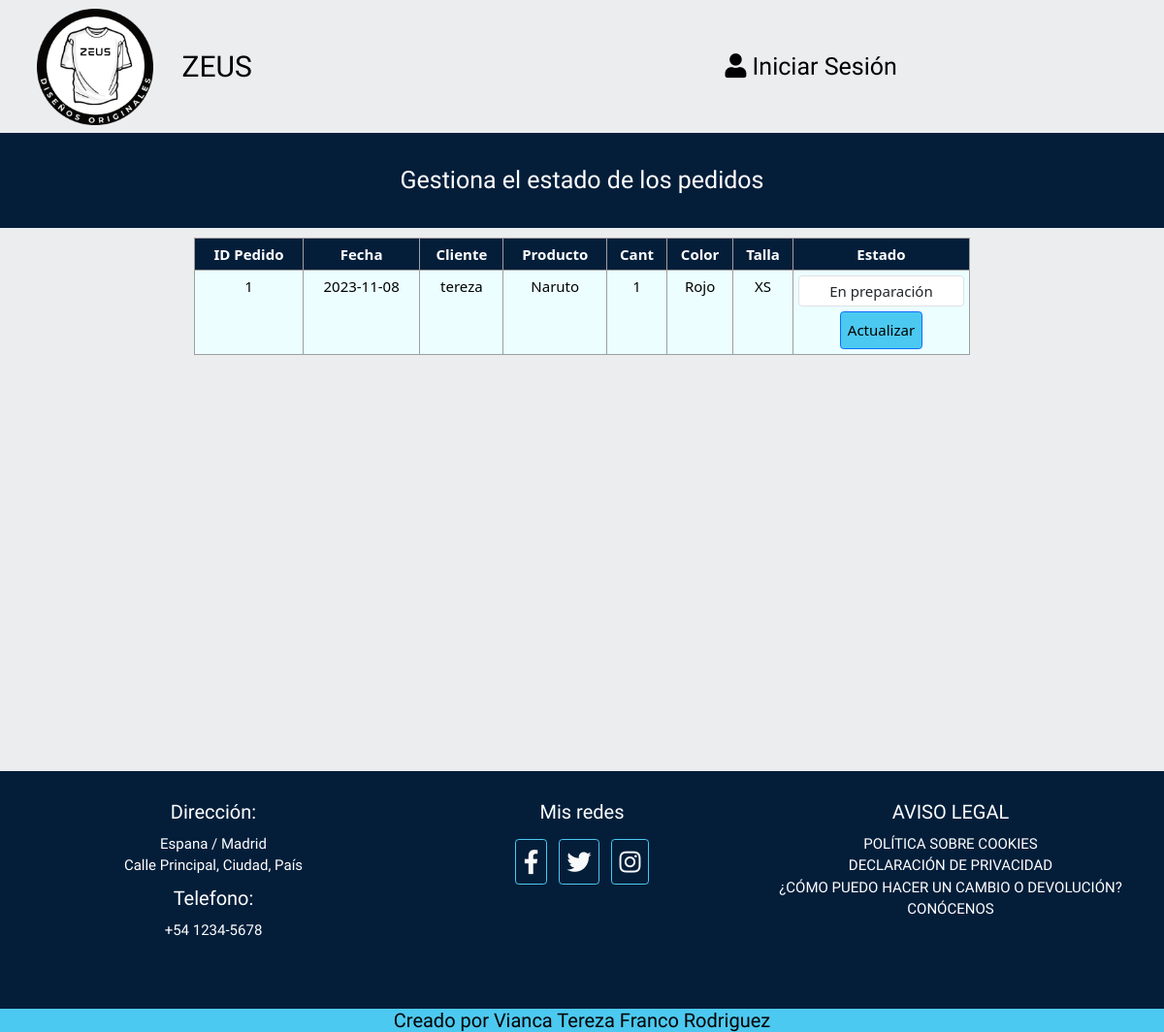
Page /admin/pedidos-tienda.php on the earlier database version.
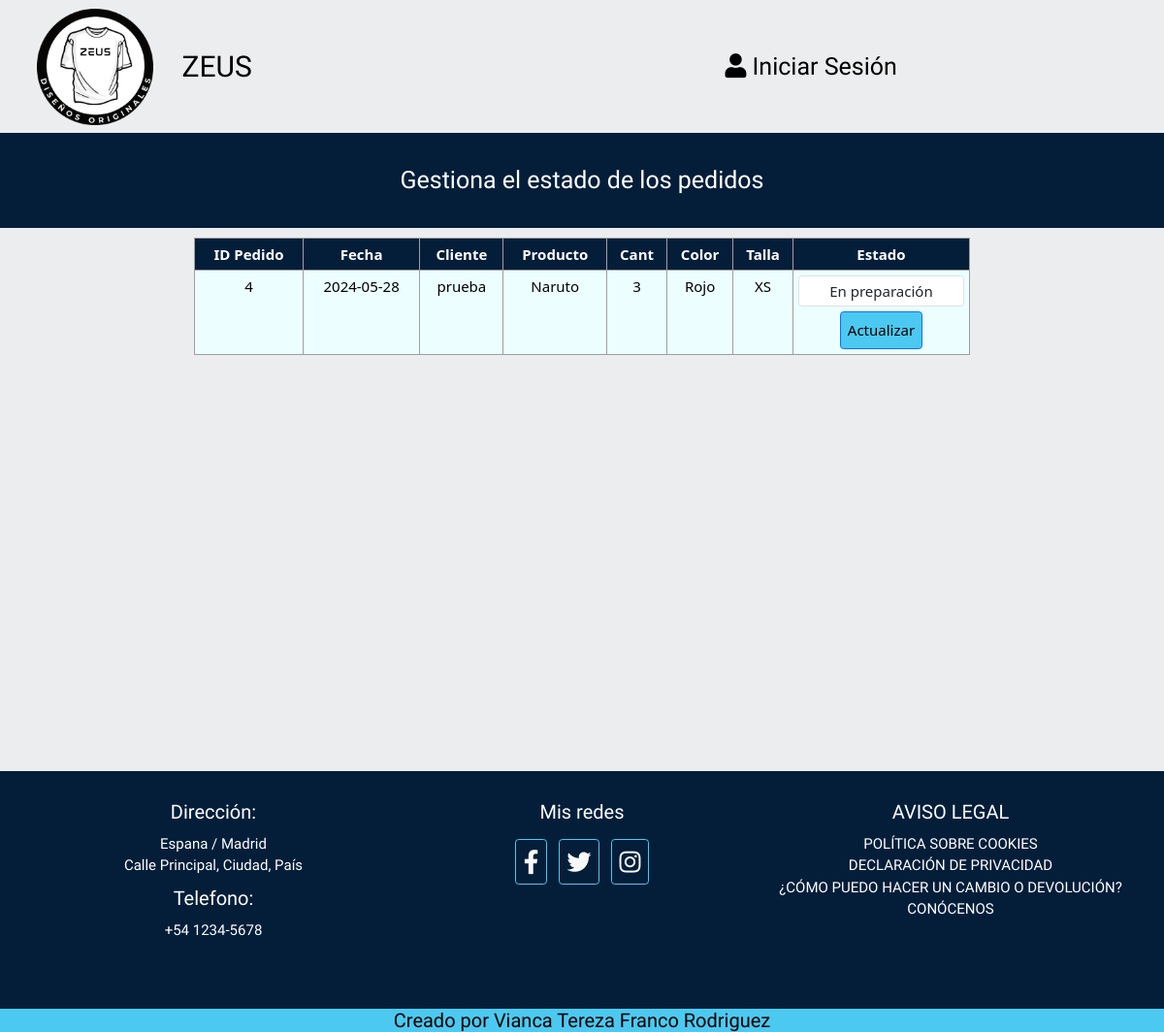
Same page on the later database version.
### tables this page shows
CREATE TABLE `pedidos` (
  `id_pedido` int NOT NULL AUTO_INCREMENT,
  `fecha` date NOT NULL COMMENT 'fecha donde se realizo el pedido, de tipo date.',
  `id_cliente` int NOT NULL COMMENT 'Fk de la tabla clientes , de tipo INT con indice Index.',
  `id_producto` int NOT NULL COMMENT 'Fk de la tabla productos, de tipo INT con indice Index.',
  `cantidad_producto` int NOT NULL,
  `estado_pedido` varchar(50) DEFAULT 'en preparación',
  `id_color` int NOT NULL,
  `id_talla` int NOT NULL,
  PRIMARY KEY (`id_pedido`),
  KEY `id_producto` (`id_producto`),
  KEY `id_pedido` (`id_cliente`,`id_producto`) USING BTREE,
  KEY `idx_pedido` (`id_pedido`),
  KEY `fk_id_color` (`id_color`),
  CONSTRAINT `pedidos_ibfk_1` FOREIGN KEY (`id_cliente`) REFERENCES `clientes` (`id_cliente`),
  CONSTRAINT `pedidos_ibfk_2` FOREIGN KEY (`id_producto`) REFERENCES `productos` (`id_producto`)
);

CREATE TABLE `clientes` (
  `id_cliente` int NOT NULL AUTO_INCREMENT COMMENT 'PK de la tabla clientes, de tipo primary autoincremental.',
  `nombre` varchar(45) NOT NULL COMMENT 'nombre del cliente. de tipo varchar.',
  `apellido` varchar(45) NOT NULL COMMENT 'apellido del cliente de tipo varchar.',
  `direccion` varchar(45) NOT NULL COMMENT 'direccion del cliente de tipo varchar.',
  `telefono` varchar(9) NOT NULL COMMENT 'telefono del cliente de tipo varchar.',
  `email` varchar(45) NOT NULL COMMENT 'email del cliente, de tipo varchar , con indice unique.',
  `contrasenia` varchar(60) NOT NULL COMMENT 'contraseña del cliente, de tipo varchar.',
  PRIMARY KEY (`id_cliente`),
  UNIQUE KEY `email` (`email`)
);

CREATE TABLE `productos` (
  `id_producto` int NOT NULL COMMENT 'PK de la tabla producto , de indice Primary',
  `nombre` varchar(45) NOT NULL COMMENT 'nombre del producto, de tipo Varchar.',
  `precio` double(10,2) NOT NULL COMMENT 'precio del producto, de tipo double para almacenar los valores reales en doble precisión.',
  `imagen` varchar(255) NOT NULL,
  PRIMARY KEY (`id_producto`),
  UNIQUE KEY `codigo_producto_UNIQUE` (`id_producto`),
  UNIQUE KEY `codigo` (`id_producto`),
  UNIQUE KEY `codigo_2` (`id_producto`),
  KEY `idx_producto` (`id_producto`)
);

CREATE TABLE `colores` (
  `id_color` int NOT NULL AUTO_INCREMENT,
  `nombre_color` varchar(50) NOT NULL,
  PRIMARY KEY (`id_color`),
  UNIQUE KEY `id_color_UNIQUE` (`id_color`)
);

CREATE TABLE `tallas` (
  `id_talla` int NOT NULL AUTO_INCREMENT,
  `numero_talla` varchar(50) NOT NULL,
  UNIQUE KEY `id_talla_UNIQUE` (`id_talla`)
);

### classes/pedido.php (called while the page is built, shortened)
<?php
class Pedido
{
    public static function selectAllPedidos()
    {
        try {
            $conexion = CamisetasDB::connectDB();
            $sql = "SELECT
            p.id_pedido AS id_pedido,
            p.fecha AS fecha,
            c.nombre as nombre_cliente,
            c.apellido as apellido_cliente,
            pr.nombre AS nombre_producto,
            co.nombre_color AS color,
            ta.numero_talla AS talla,
            p.cantidad_producto AS cantidad_producto,
            p.estado_pedido AS estado_pedido
        FROM pedidos p
        JOIN clientes c ON p.id_cliente = c.id_cliente
        JOIN producto_color_talla pct ON p.id_producto = pct.id_producto AND p.id_color = pct.id_color AND p.id_talla = pct.id_talla
        JOIN productos pr ON pct.id_producto = pr.id_producto
        JOIN colores co ON pct.id_color = co.id_color
        JOIN tallas ta ON pct.id_talla = ta.id_talla
        ORDER BY p.fecha;
    ";
            $stmt = $conexion->prepare($sql);
            $stmt->execute();
            $result = $stmt->fetchAll(PDO::FETCH_ASSOC);
            return $result;
        } catch (PDOException $e) {
            error_log("Error en la base de datos: " . $e->getMessage());
            return false;
        }
    }
}

### admin/pedidos-tienda.php (the view, shortened to what this page needs)
<?php
include_once '../classes/pedido.php';
$pedidos = Pedido::selectAllPedidos();
?>
<!DOCTYPE html>
<html lang="es">
<head>
    <?php include '../components/enlace.php'; ?>
</head>
<body>
    <?php include '../components/menu.php'; ?>
    <div class="publicidad">
        <p>Gestiona el estado de los pedidos</p>
    </div>
    <div class="contenedor-central-fondo">
        <div class="contenedor-central">
            <div class="col-12 col-md-8 mx-auto">
                <div class="pedidos">
                    <div class="table-responsive">
                        <table class="table">
                            <thead>
                                <tr>
                                    <th class="table-th">ID Pedido</th>
                                    <th class="table-th">Fecha</th>
                                    <th class="table-th">Cliente</th>
                                    <th class="table-th">Producto</th>
                                    <th class="table-th">Cant</th>
                                    <th class="table-th">Color</th>
                                    <th class="table-th">Talla</th>
                                    <th class="table-th">Estado</th>
                                </tr>
                            </thead>
                            <tbody>
                                <?php foreach ($pedidos as $pedido) : ?>
                                    <tr>
                                        <td class="table-td"><?php echo $pedido['id_pedido']; ?></td>
                                        <td class="table-td"><?php echo $pedido['fecha']; ?></td>
                                        <td class="table-td"><?php echo $pedido['nombre_cliente']; ?></td>
                                        <td class="table-td"><?php echo $pedido['nombre_producto']; ?></td>
                                        <td class="table-td"><?php echo $pedido['cantidad_producto']; ?></td>
                                        <td class="table-td"><?php echo $pedido['color']; ?></td>
                                        <td class="table-td"><?php echo $pedido['talla']; ?></td>
                                        <td class="table-td">
                                            <form action="<?php echo htmlspecialchars($_SERVER["PHP_SELF"]); ?>" method="post">
                                                <select name="estado_pedido" class="form-control estado-pedido">
                                                    <option value="En preparación" <?php if ($pedido['estado_pedido'] == "En preparación") echo 'selected'; ?>>En preparación</option>
                                                </select>
                                                <button type="submit" name="actualizar_estado_pedido" class="btn btn-primary actualizar">Actualizar</button>
                                            </form>
                                        </td>
                                    </tr>
                                <?php endforeach; ?>
                            </tbody>
                        </table>
                    </div>
                </div>
            </div>
        </div>
    </div>
    <?php include '../components/footer.php'; ?>
</body>
</html>

### components/enlace.php (shortened to what this page needs)
<link rel="stylesheet" type="text/css" href="/css/estilos.css">
<link rel="stylesheet" href="/css/normalize.css">
<link href="https://cdn.jsdelivr.net/npm/bootstrap@5.3.3/dist/css/bootstrap.min.css" rel="stylesheet">
<link rel="stylesheet" href="https://cdnjs.cloudflare.com/ajax/libs/font-awesome/5.15.4/css/all.min.css">

### components/menu.php (shortened to what this page needs)
<?php
$usuario_iniciado = isset($_SESSION['email']);
$admin_iniciado = isset($_SESSION['id_administrador']);
?>
<nav class="navbar navbar-expand-lg navbar-light" style="background-color: #EBEDEF;">
    <div class="container-fluid">
        <a class="navbar-brand" href="#">
            <img id="logo-img" src="/img/logo-oficial.png" alt="Logo" width="70" height="70" class="d-inline-block align-text-top">
        </a>
        <span class="navbar-brand" style="font-size: 3rem; ">ZEUS</span>
        <div id="navbarNav" class="collapse navbar-collapse justify-content-center" style="font-size: 2.5rem;">
            <ul class="navbar-nav mr-auto">
                <?php if ($usuario_iniciado || $admin_iniciado) : ?>
                    <li class="nav-item">
                        <a class="nav-link" href="/logout.php"><i class="fas fa-sign-out-alt"></i> Cerrar Sesión</a>
                    </li>
                <?php else : ?>
                    <li class="nav-item">
                        <a class="nav-link" href="/login.php"><i class="fas fa-user"></i> Iniciar Sesión</a>
                    </li>
                <?php endif; ?>
            </ul>
        </div>
    </div>
</nav>

### components/footer.php
<footer class="footer-style">
    <div class="container">
        <div class="row">
            <div class="col-md-4 footer-col">
                <h2>Dirección:</h2>
                <p>
                    Espana / Madrid <br />
                    Calle Principal, Ciudad, País
                </p>
                <h2>Telefono:</h2>
                <p>
                +54 1234-5678 </p>
            </div>
            <div class="col-md-4 footer-col">
                <h2>Mis redes</h2>
                <ul class="list-inline">
                    <li>
                        <a target="_blank" href="https://www.facebook.com/" class="btn btn-outline-light btn-social"><i class="fab fa-facebook-f"></i></a>
                    </li>
                    <li>
                        <a target="_blank" href="https://x.com/" class="btn btn-outline-light btn-social"><i class="fab fa-twitter"></i></a>
                    </li>
                    <li>
                        <a target="_blank" href="https://www.instagram.com/" class="btn btn-outline-light btn-social"><i class="fab fa-instagram"></i></a>
                    </li>
                </ul>
            </div>
            <div class="col-md-4 footer-col">
                <h2>AVISO LEGAL</h2>
                <ul class="list-unstyled">
                    <li><a href="#">POLÍTICA SOBRE COOKIES</a></li>
                    <li><a href="#">DECLARACIÓN DE PRIVACIDAD</a></li>
                    <li><a href="#">¿CÓMO PUEDO HACER UN CAMBIO O DEVOLUCIÓN?</a></li>
                    <li><a href="/contacto.php">CONÓCENOS</a></li>
                </ul>
            </div>
        </div>
    </div>
</footer>
<div class="creador">
      <h2>Creado por Vianca Tereza Franco Rodriguez</h2>
</div>

### css/estilos.css (style rules this page uses)
:root { --primario: #041e3a; --secundario: #4cc9f0; --terciario: #EBEDEF; --blanco: #FFF; --negro: #000; --fuentePrincipal: 'Staatliches'; }
html { box-sizing: border-box; font-size: 62.5%; }
html, body { height: 100%; margin: 0; padding: 0; }
*, *:before, *:after { box-sizing: inherit; }
body { background-color: var(--blanco); font-size: 1.6rem; line-height: 1.5; color: var(--negro); }
a { text-decoration: none; font-size: 2rem; font-family: var(--fuentePrincipal); }
p { font-size: 2rem; font-family: var(--fuentePrincipal); }
img { width: auto; }
.contenedor-central-fondo { background-color: var(--terciario); }
.contenedor-central { max-width: 120rem; margin: 0 auto; height: auto; padding-top: 1rem; overflow: hidden; padding-bottom: 2rem; min-height: 70vh; }
h1, h2, h3 { text-align: center; color: var(--negro); font-family: var(--fuentePrincipal); }
h2 { font-size: 2.5rem; }
.publicidad p { text-align: center; padding: 10px; background-color: var(--primario); font-size: 2rem; font-family: Arial, Helvetica, sans-serif; color: var(--blanco); font-family: var(--fuentePrincipal); margin-bottom: 0; }
img { max-width: 100%; height: auto; }
.navbar-nav { display: flex; justify-content: center; background-color: var(--primario); padding: 0%; margin: 0%; }
.navbar-brand { font-family: var(--fuentePrincipal); color: var(--negro); }
.navbar-brand img { max-width: 70px; height: auto; }
.navbar-nav .nav-link { font-size: 1.6rem; padding: 0%; background-color: #041e3a; margin: 0%; color: var(--blanco); cursor: pointer; }
.navbar-nav .nav-item { margin: 10px 0; text-align: center; }
.btn.btn-primary { background-color: var(--secundario); color: var(--negro); font-size: 1.5rem; }
.footer-style { padding: 30px 0; background-color: var(--primario); text-align: center; color: var(--blanco); overflow: hidden; }
footer h2 { margin-bottom: 10px; color: var(--blanco); font-size: 2rem; }
footer p { color: var(--blanco); font-size: 1.5rem; }
.footer-col { margin-bottom: 30px; }
.list-inline .btn-social { margin: 6px; font-size: 2.5rem; border-color: var(--secundario); }
.footer-col ul.list-unstyled li a { text-decoration: none; color: inherit; font-size: 1.5rem; }
.list-inline { display: flex; flex-direction: row; align-items: center; justify-content: center; }
.creador h2 { font-size: 2rem; background-color: var(--secundario); color: var(--negro); }
.form-control { text-align: center; }
.table th, .table td { border: 1px solid #9f9f9f; padding: 0px; text-align: center; font-size: 1rem; }
.table-th { background-color: var(--primario) !important; color: var(--blanco) !important; }
.table-td { background-color: #ecfeff !important; }
button.btn.btn-primary.actualizar { font-size: 1rem; padding: 0%; }
.estado-pedido { margin-bottom: 0.5rem; }
select.form-control.estado-pedido { font-size: 1rem !important; font-weight: 500; }
@media (min-width: 992px) { select.form-control.estado-pedido { font-size: 1.5rem !important; } }
@media (min-width: 992px) { button.btn.btn-primary.actualizar { font-size: 1.5rem; padding: 7px; } }
@media (min-width: 992px) { .table th, .table td { padding: 7px; font-size: 1.5rem; } }
@media (min-width: 992px) { .contenedor-central { max-width: 100%; } }
@media (min-width: 992px) { .navbar-nav { justify-content: space-between; background-color: transparent; width: auto; } }
@media (min-width: 992px) { .navbar-nav .nav-link { font-size: 2.5rem; padding: 10px; color: var(--negro); background-color: transparent; margin-left: 10px; margin-right: 10px; } }
@media (min-width: 992px) { ul.navbar-nav.mr-auto { margin-left: 200px; } }
@media (min-width: 992px) { .navbar-brand img { max-width: 120px; height: auto; margin-left: 30px; } }
@media (min-width: 992px) { span.navbar-brand { margin-left: 20px; margin-right: 20px; } }
@media (min-width: 992px) { .publicidad p { padding: 30px; font-size: 2.5rem; } }
@media (min-width: 992px) { .table-th, .table-td { font-size: 1.5rem !important; } }

Differences in the rows shown:
removed pedidos: id_pedido "1", fecha "2023-11-08", id_cliente.nombre "tereza", id_producto.nombre "Naruto", cantidad_producto "1", id_color.nombre_color "Rojo", id_talla.numero_talla "XS"
added pedidos: id_pedido "4", fecha "2024-05-28", id_cliente.nombre "prueba", id_producto.nombre "Naruto", cantidad_producto "3", id_color.nombre_color "Rojo", id_talla.numero_talla "XS"
